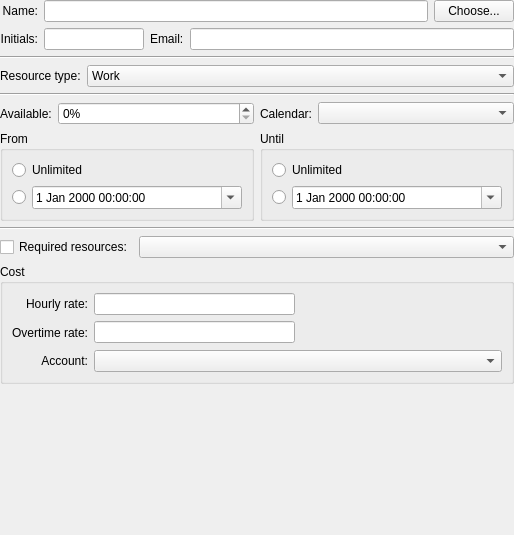
<?xml version="1.0" encoding="UTF-8"?>
<ui version="4.0">
 <author>Dag Andersen &lt;danders@get2net.dk&gt;</author>
 <class>KPlato::ResourceDialogBase</class>
 <widget class="QWidget" name="KPlato::ResourceDialogBase">
  <property name="geometry">
   <rect>
    <x>0</x>
    <y>0</y>
    <width>514</width>
    <height>535</height>
   </rect>
  </property>
  <layout class="QVBoxLayout" name="verticalLayout_2">
   <property name="leftMargin">
    <number>0</number>
   </property>
   <property name="topMargin">
    <number>0</number>
   </property>
   <property name="rightMargin">
    <number>0</number>
   </property>
   <property name="bottomMargin">
    <number>0</number>
   </property>
   <item>
    <layout class="QGridLayout" name="gridLayout_2">
     <item row="1" column="1">
      <layout class="QHBoxLayout">
       <property name="leftMargin">
        <number>0</number>
       </property>
       <property name="topMargin">
        <number>0</number>
       </property>
       <property name="rightMargin">
        <number>0</number>
       </property>
       <property name="bottomMargin">
        <number>0</number>
       </property>
       <item>
        <widget class="QLineEdit" name="initialsEdit">
         <property name="sizePolicy">
          <sizepolicy hsizetype="Fixed" vsizetype="Fixed">
           <horstretch>0</horstretch>
           <verstretch>0</verstretch>
          </sizepolicy>
         </property>
         <property name="maximumSize">
          <size>
           <width>100</width>
           <height>32767</height>
          </size>
         </property>
         <property name="text">
          <string/>
         </property>
        </widget>
       </item>
       <item>
        <widget class="QLabel" name="ui_emaillabel">
         <property name="text">
          <string>Email:</string>
         </property>
         <property name="wordWrap">
          <bool>false</bool>
         </property>
         <property name="buddy">
          <cstring>emailEdit</cstring>
         </property>
        </widget>
       </item>
       <item>
        <widget class="QLineEdit" name="emailEdit">
         <property name="text">
          <string/>
         </property>
        </widget>
       </item>
      </layout>
     </item>
     <item row="0" column="0">
      <widget class="QLabel" name="ui_namelabel">
       <property name="text">
        <string>Name:</string>
       </property>
       <property name="alignment">
        <set>Qt::AlignRight|Qt::AlignTrailing|Qt::AlignVCenter</set>
       </property>
       <property name="wordWrap">
        <bool>false</bool>
       </property>
       <property name="buddy">
        <cstring>nameEdit</cstring>
       </property>
      </widget>
     </item>
     <item row="1" column="0">
      <widget class="QLabel" name="ui_initialslabel">
       <property name="text">
        <string>Initials:</string>
       </property>
       <property name="alignment">
        <set>Qt::AlignRight|Qt::AlignTrailing|Qt::AlignVCenter</set>
       </property>
       <property name="wordWrap">
        <bool>false</bool>
       </property>
       <property name="buddy">
        <cstring>initialsEdit</cstring>
       </property>
      </widget>
     </item>
     <item row="0" column="1">
      <layout class="QHBoxLayout">
       <property name="leftMargin">
        <number>0</number>
       </property>
       <property name="topMargin">
        <number>0</number>
       </property>
       <property name="rightMargin">
        <number>0</number>
       </property>
       <property name="bottomMargin">
        <number>0</number>
       </property>
       <item>
        <widget class="QLineEdit" name="nameEdit">
         <property name="focusPolicy">
          <enum>Qt::WheelFocus</enum>
         </property>
         <property name="text">
          <string/>
         </property>
        </widget>
       </item>
       <item>
        <widget class="QPushButton" name="chooseBtn">
         <property name="toolTip">
          <string>Choose resource from address book</string>
         </property>
         <property name="text">
          <string>Choose...</string>
         </property>
        </widget>
       </item>
      </layout>
     </item>
    </layout>
   </item>
   <item>
    <widget class="Line" name="line">
     <property name="orientation">
      <enum>Qt::Horizontal</enum>
     </property>
    </widget>
   </item>
   <item>
    <layout class="QHBoxLayout" name="horizontalLayout_2">
     <item>
      <widget class="QLabel" name="textLabel7">
       <property name="sizePolicy">
        <sizepolicy hsizetype="Fixed" vsizetype="Preferred">
         <horstretch>0</horstretch>
         <verstretch>0</verstretch>
        </sizepolicy>
       </property>
       <property name="text">
        <string>Resource type:</string>
       </property>
       <property name="wordWrap">
        <bool>false</bool>
       </property>
       <property name="buddy">
        <cstring>type</cstring>
       </property>
      </widget>
     </item>
     <item>
      <widget class="QComboBox" name="type">
       <item>
        <property name="text">
         <string>Work</string>
        </property>
       </item>
       <item>
        <property name="text">
         <string>Material</string>
        </property>
       </item>
       <item>
        <property name="text">
         <string>Team</string>
        </property>
       </item>
      </widget>
     </item>
    </layout>
   </item>
   <item>
    <widget class="Line" name="line_3">
     <property name="orientation">
      <enum>Qt::Horizontal</enum>
     </property>
    </widget>
   </item>
   <item>
    <widget class="QStackedWidget" name="ui_stackedWidget">
     <property name="currentIndex">
      <number>0</number>
     </property>
     <widget class="QWidget" name="page">
      <layout class="QVBoxLayout" name="verticalLayout_5">
       <property name="leftMargin">
        <number>0</number>
       </property>
       <property name="topMargin">
        <number>0</number>
       </property>
       <property name="rightMargin">
        <number>0</number>
       </property>
       <property name="bottomMargin">
        <number>0</number>
       </property>
       <item>
        <layout class="QGridLayout" name="gridLayout">
         <item row="0" column="0">
          <widget class="QLabel" name="ui_unitslabel">
           <property name="sizePolicy">
            <sizepolicy hsizetype="Fixed" vsizetype="Preferred">
             <horstretch>0</horstretch>
             <verstretch>0</verstretch>
            </sizepolicy>
           </property>
           <property name="text">
            <string>Available:</string>
           </property>
           <property name="wordWrap">
            <bool>false</bool>
           </property>
           <property name="buddy">
            <cstring>units</cstring>
           </property>
          </widget>
         </item>
         <item row="0" column="1">
          <widget class="QSpinBox" name="units">
           <property name="enabled">
            <bool>true</bool>
           </property>
           <property name="focusPolicy">
            <enum>Qt::WheelFocus</enum>
           </property>
           <property name="suffix">
            <string>%</string>
           </property>
           <property name="maximum">
            <number>9999</number>
           </property>
          </widget>
         </item>
         <item row="0" column="2">
          <widget class="QLabel" name="ui_calendarlabel">
           <property name="sizePolicy">
            <sizepolicy hsizetype="Fixed" vsizetype="Preferred">
             <horstretch>0</horstretch>
             <verstretch>0</verstretch>
            </sizepolicy>
           </property>
           <property name="text">
            <string>Calendar:</string>
           </property>
           <property name="wordWrap">
            <bool>false</bool>
           </property>
           <property name="buddy">
            <cstring>calendarList</cstring>
           </property>
          </widget>
         </item>
         <item row="0" column="3">
          <widget class="QComboBox" name="calendarList"/>
         </item>
         <item row="1" column="0" colspan="2">
          <widget class="QGroupBox" name="ui_fromgroup">
           <property name="title">
            <string>From</string>
           </property>
           <layout class="QVBoxLayout" name="verticalLayout_4">
            <item>
             <widget class="QRadioButton" name="ui_rbfromunlimited">
              <property name="sizePolicy">
               <sizepolicy hsizetype="Fixed" vsizetype="Fixed">
                <horstretch>0</horstretch>
                <verstretch>0</verstretch>
               </sizepolicy>
              </property>
              <property name="text">
               <string>Unlimited</string>
              </property>
             </widget>
            </item>
            <item>
             <layout class="QHBoxLayout" name="horizontalLayout_4">
              <item>
               <widget class="QRadioButton" name="ui_rbfrom">
                <property name="sizePolicy">
                 <sizepolicy hsizetype="Fixed" vsizetype="Fixed">
                  <horstretch>0</horstretch>
                  <verstretch>0</verstretch>
                 </sizepolicy>
                </property>
                <property name="text">
                 <string/>
                </property>
               </widget>
              </item>
              <item>
               <widget class="QDateTimeEdit" name="availableFrom">
                <property name="calendarPopup">
                 <bool>true</bool>
                </property>
               </widget>
              </item>
             </layout>
            </item>
           </layout>
          </widget>
         </item>
         <item row="1" column="2" colspan="2">
          <widget class="QGroupBox" name="ui_untilgroup">
           <property name="title">
            <string>Until</string>
           </property>
           <property name="flat">
            <bool>false</bool>
           </property>
           <layout class="QVBoxLayout" name="verticalLayout_3">
            <item>
             <widget class="QRadioButton" name="ui_rbuntilunlimited">
              <property name="sizePolicy">
               <sizepolicy hsizetype="Fixed" vsizetype="Fixed">
                <horstretch>0</horstretch>
                <verstretch>0</verstretch>
               </sizepolicy>
              </property>
              <property name="text">
               <string>Unlimited</string>
              </property>
             </widget>
            </item>
            <item>
             <layout class="QHBoxLayout" name="horizontalLayout_3">
              <item>
               <widget class="QRadioButton" name="ui_rbuntil">
                <property name="sizePolicy">
                 <sizepolicy hsizetype="Fixed" vsizetype="Fixed">
                  <horstretch>0</horstretch>
                  <verstretch>0</verstretch>
                 </sizepolicy>
                </property>
                <property name="text">
                 <string/>
                </property>
               </widget>
              </item>
              <item>
               <widget class="QDateTimeEdit" name="availableUntil">
                <property name="calendarPopup">
                 <bool>true</bool>
                </property>
               </widget>
              </item>
             </layout>
            </item>
           </layout>
          </widget>
         </item>
        </layout>
       </item>
       <item>
        <widget class="Line" name="line_2">
         <property name="orientation">
          <enum>Qt::Horizontal</enum>
         </property>
        </widget>
       </item>
       <item>
        <layout class="QHBoxLayout" name="horizontalLayout">
         <item>
          <widget class="QCheckBox" name="useRequired">
           <property name="sizePolicy">
            <sizepolicy hsizetype="Fixed" vsizetype="Fixed">
             <horstretch>0</horstretch>
             <verstretch>0</verstretch>
            </sizepolicy>
           </property>
           <property name="minimumSize">
            <size>
             <width>23</width>
             <height>0</height>
            </size>
           </property>
           <property name="text">
            <string>Required resources:</string>
           </property>
          </widget>
         </item>
         <item>
          <widget class="KPlato::TreeComboBox" name="required">
           <property name="sizePolicy">
            <sizepolicy hsizetype="Preferred" vsizetype="Fixed">
             <horstretch>0</horstretch>
             <verstretch>100</verstretch>
            </sizepolicy>
           </property>
           <property name="minimumSize">
            <size>
             <width>200</width>
             <height>0</height>
            </size>
           </property>
          </widget>
         </item>
        </layout>
       </item>
       <item>
        <widget class="QGroupBox" name="ui_costgroup">
         <property name="title">
          <string>Cost</string>
         </property>
         <layout class="QGridLayout">
          <item row="0" column="0">
           <widget class="QLabel" name="textLabel3_2">
            <property name="text">
             <string>Hourly rate:</string>
            </property>
            <property name="alignment">
             <set>Qt::AlignRight|Qt::AlignTrailing|Qt::AlignVCenter</set>
            </property>
            <property name="wordWrap">
             <bool>false</bool>
            </property>
            <property name="buddy">
             <cstring>rateEdit</cstring>
            </property>
           </widget>
          </item>
          <item row="0" column="1">
           <widget class="QLineEdit" name="rateEdit">
            <property name="focusPolicy">
             <enum>Qt::WheelFocus</enum>
            </property>
           </widget>
          </item>
          <item row="1" column="0">
           <widget class="QLabel" name="textLabel4_2">
            <property name="text">
             <string>Overtime rate:</string>
            </property>
            <property name="alignment">
             <set>Qt::AlignRight|Qt::AlignTrailing|Qt::AlignVCenter</set>
            </property>
            <property name="wordWrap">
             <bool>false</bool>
            </property>
            <property name="buddy">
             <cstring>overtimeEdit</cstring>
            </property>
           </widget>
          </item>
          <item row="1" column="1">
           <widget class="QLineEdit" name="overtimeEdit">
            <property name="focusPolicy">
             <enum>Qt::WheelFocus</enum>
            </property>
            <property name="text">
             <string/>
            </property>
           </widget>
          </item>
          <item row="1" column="2">
           <spacer>
            <property name="orientation">
             <enum>Qt::Horizontal</enum>
            </property>
            <property name="sizeType">
             <enum>QSizePolicy::Expanding</enum>
            </property>
            <property name="sizeHint" stdset="0">
             <size>
              <width>0</width>
              <height>23</height>
             </size>
            </property>
           </spacer>
          </item>
          <item row="2" column="1" colspan="2">
           <widget class="KComboBox" name="account">
            <property name="autoCompletion">
             <bool>false</bool>
            </property>
           </widget>
          </item>
          <item row="2" column="0">
           <widget class="QLabel" name="label">
            <property name="text">
             <string>Account:</string>
            </property>
            <property name="alignment">
             <set>Qt::AlignRight|Qt::AlignTrailing|Qt::AlignVCenter</set>
            </property>
            <property name="buddy">
             <cstring>account</cstring>
            </property>
           </widget>
          </item>
         </layout>
        </widget>
       </item>
       <item>
        <spacer name="verticalSpacer">
         <property name="orientation">
          <enum>Qt::Vertical</enum>
         </property>
         <property name="sizeHint" stdset="0">
          <size>
           <width>20</width>
           <height>0</height>
          </size>
         </property>
        </spacer>
       </item>
      </layout>
     </widget>
     <widget class="QWidget" name="page_2">
      <layout class="QVBoxLayout" name="verticalLayout">
       <property name="leftMargin">
        <number>0</number>
       </property>
       <property name="topMargin">
        <number>0</number>
       </property>
       <property name="rightMargin">
        <number>0</number>
       </property>
       <property name="bottomMargin">
        <number>0</number>
       </property>
       <item>
        <widget class="QTreeView" name="ui_teamView">
         <property name="rootIsDecorated">
          <bool>false</bool>
         </property>
         <property name="itemsExpandable">
          <bool>false</bool>
         </property>
         <property name="sortingEnabled">
          <bool>true</bool>
         </property>
         <property name="expandsOnDoubleClick">
          <bool>false</bool>
         </property>
        </widget>
       </item>
      </layout>
     </widget>
    </widget>
   </item>
  </layout>
 </widget>
 <customwidgets>
  <customwidget>
   <class>KComboBox</class>
   <extends>QComboBox</extends>
   <header>kcombobox.h</header>
  </customwidget>
  <customwidget>
   <class>KPlato::TreeComboBox</class>
   <extends>QComboBox</extends>
   <header>kpttreecombobox.h</header>
  </customwidget>
 </customwidgets>
 <tabstops>
  <tabstop>nameEdit</tabstop>
  <tabstop>chooseBtn</tabstop>
  <tabstop>initialsEdit</tabstop>
  <tabstop>emailEdit</tabstop>
  <tabstop>type</tabstop>
  <tabstop>calendarList</tabstop>
  <tabstop>units</tabstop>
  <tabstop>availableFrom</tabstop>
  <tabstop>availableUntil</tabstop>
  <tabstop>required</tabstop>
  <tabstop>rateEdit</tabstop>
  <tabstop>overtimeEdit</tabstop>
 </tabstops>
 <resources/>
 <connections/>
</ui>
